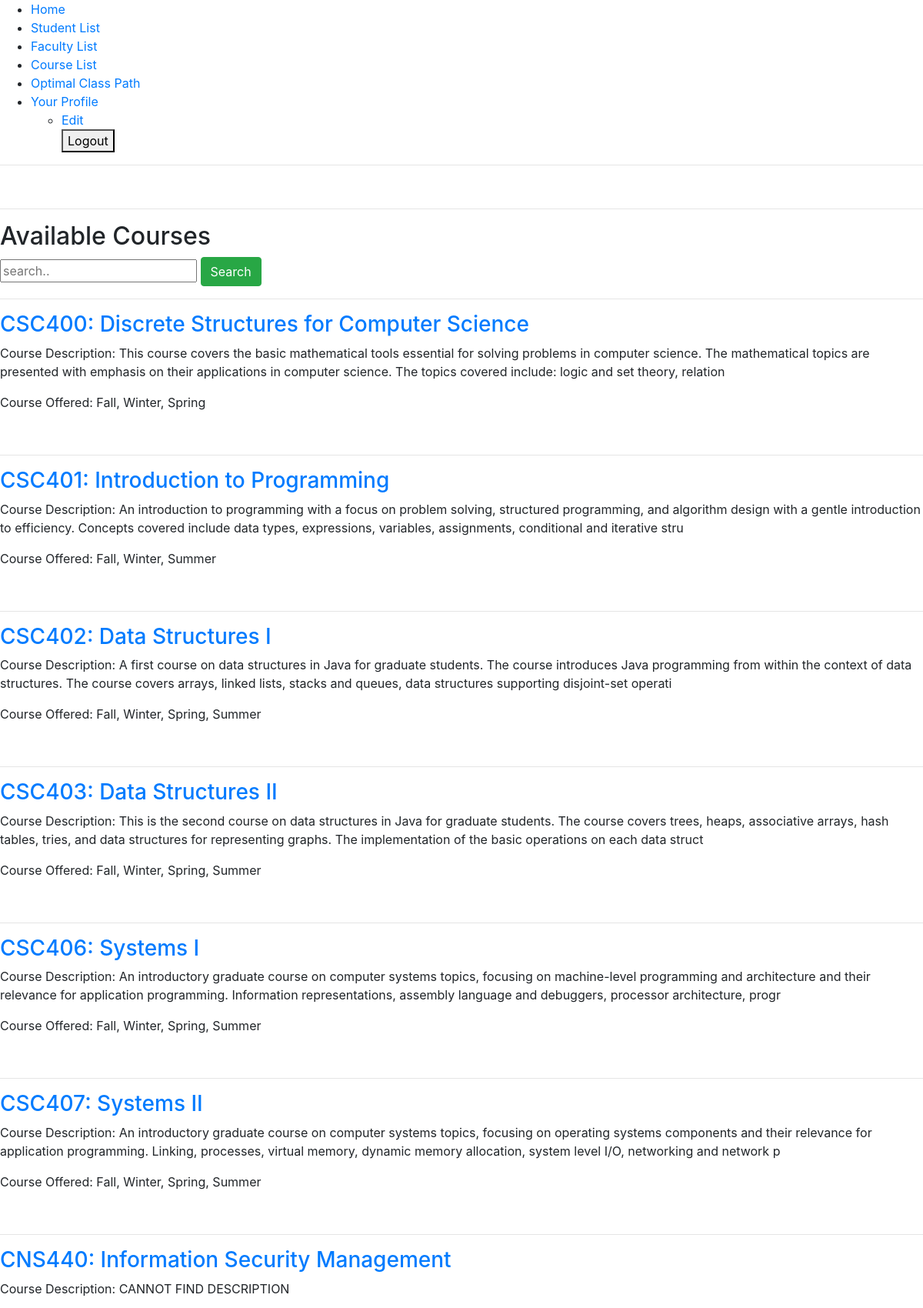
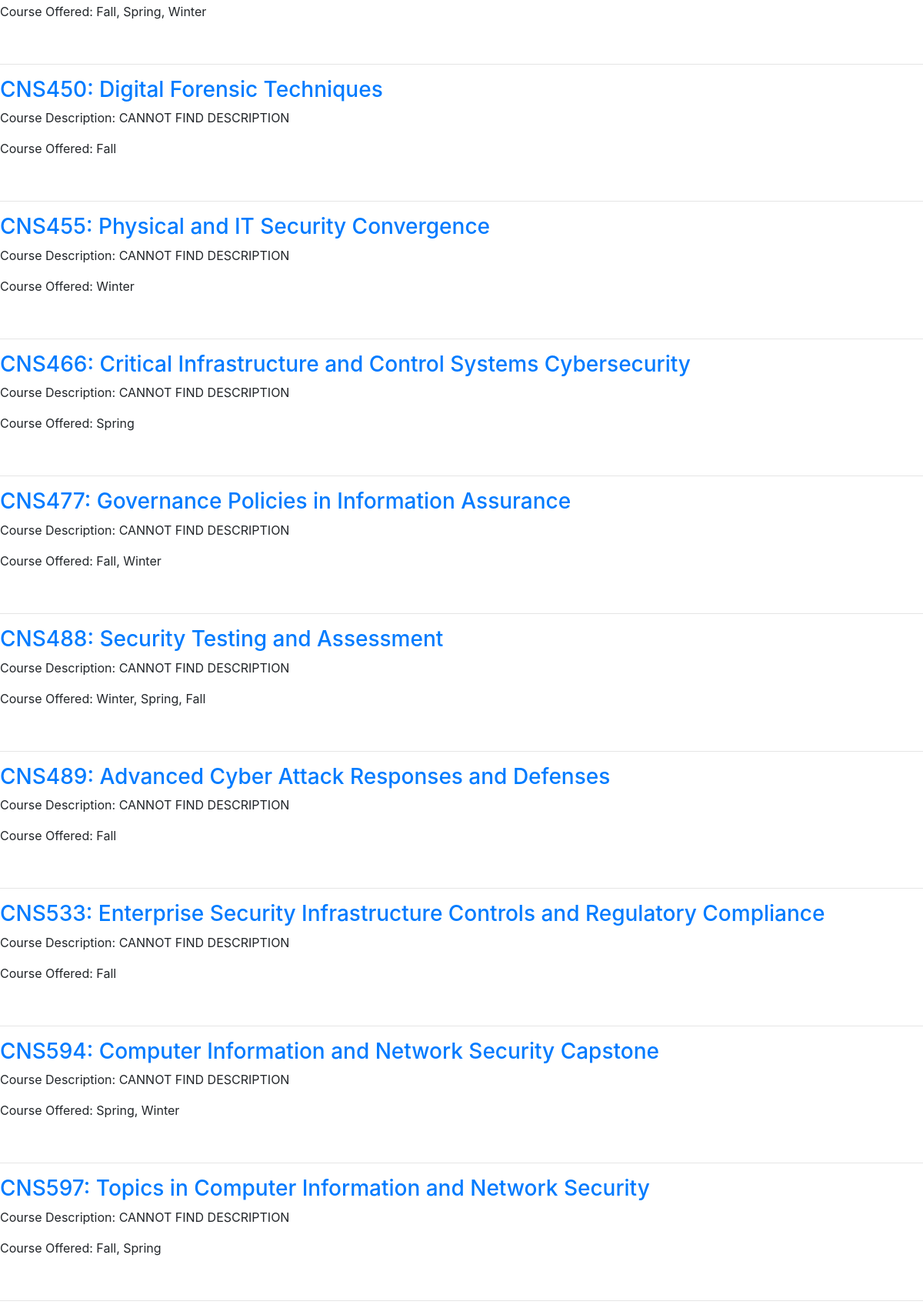
Page /courses/all (signed in, upper part) on the committed database (2 pictures, top to bottom).
### coursesDB/models.py (models this page shows, shortened)
class Courses(models.Model):
    course_json = models.TextField()
    course_number = models.TextField()

### coursesDB/views.py (the view)
# urls.py: path('all', views.get_courses, name='all_courses'),
def get_courses(request, ):
    lst_of_courses = []
    query = request.GET.get('q')
    if query:
        try:
            courses_objects = Courses.objects.filter(course_number__contains = query)
            for course_object in courses_objects:
                course_dictionary = json.loads(course_object.course_json)
                lst_of_courses.append(course_dictionary)
        except:
            lst_of_courses = []
    else:
        courses_objects = Courses.objects.all()
        for course_object in courses_objects:
            course_dictionary = json.loads(course_object.course_json)
            lst_of_courses.append(course_dictionary)
    return render(request, 'coursesDB/all.html', {'lst_of_courses': lst_of_courses})

### coursesDB/templates/coursesDB/all.html
{% extends 'base_layout.html' %}
{% block content %}
<h2> Available Courses </h2>
<form method = "GET" action = "{% url 'courses:all_courses'%}">
    <input name="q" value = "{{request.GET.q}}" placeholder = "search..">
    <button class="btn btn-success" type="submit">
	    Search
	</button>
</form>
{% for course_dictionary in lst_of_courses %}
<hr>
<h3><a href="{% url 'courses:single_course' course_dictionary.course_number %}">{{ course_dictionary.course_number }}: {{course_dictionary.course_name}}</a></h3>
<p> Course Description: {{course_dictionary.course_description}}  </p>
<p> Course Offered: {{course_dictionary.quarters_offered}}  </p>
<br>
{% endfor %}
{% endblock %}

### rows in the picture
Courses: course_number "CSC400", course_name "Discrete Structures for Computer Science", course_description "This course covers the basic mathematical tools essential for solving problems in computer science. The mathematical topics are presented with emphasis on their applications in computer science. The topics covered include: logic and set theory, relation", quarters_offered "Fall, Winter, Spring"
Courses: course_number "CSC401", course_name "Introduction to Programming", course_description "An introduction to programming with a focus on problem solving, structured programming, and algorithm design with a gentle introduction to efficiency. Concepts covered include data types, expressions, variables, assignments, conditional and iterative stru", quarters_offered "Fall, Winter, Summer"
Courses: course_number "CSC402", course_name "Data Structures I", course_description "A first course on data structures in Java for graduate students. The course introduces Java programming from within the context of data structures. The course covers arrays, linked lists, stacks and queues, data structures supporting disjoint-set operati", quarters_offered "Fall, Winter, Spring, Summer"
Courses: course_number "CSC403", course_name "Data Structures II", course_description "This is the second course on data structures in Java for graduate students. The course covers trees, heaps, associative arrays, hash tables, tries, and data structures for representing graphs. The implementation of the basic operations on each data struct", quarters_offered "Fall, Winter, Spring, Summer"
Courses: course_number "CSC406", course_name "Systems I", course_description "An introductory graduate course on computer systems topics, focusing on machine-level programming and architecture and their relevance for application programming. Information representations, assembly language and debuggers, processor architecture, progr", quarters_offered "Fall, Winter, Spring, Summer"
Courses: course_number "CSC407", course_name "Systems II", course_description "An introductory graduate course on computer systems topics, focusing on operating systems components and their relevance for application programming. Linking, processes, virtual memory, dynamic memory allocation, system level I/O, networking and network p", quarters_offered "Fall, Winter, Spring, Summer"
Courses: course_number "CNS440", course_name "Information Security Management", course_description "CANNOT FIND DESCRIPTION", quarters_offered "Fall, Spring, Winter"
Courses: course_number "CNS450", course_name "Digital Forensic Techniques", course_description "CANNOT FIND DESCRIPTION", quarters_offered "Fall"
Courses: course_number "CNS455", course_name "Physical and IT Security Convergence", course_description "CANNOT FIND DESCRIPTION", quarters_offered "Winter"
Courses: course_number "CNS466", course_name "Critical Infrastructure and Control Systems Cybersecurity", course_description "CANNOT FIND DESCRIPTION", quarters_offered "Spring"
Courses: course_number "CNS477", course_name "Governance Policies in Information Assurance", course_description "CANNOT FIND DESCRIPTION", quarters_offered "Fall, Winter"
Courses: course_number "CNS488", course_name "Security Testing and Assessment", course_description "CANNOT FIND DESCRIPTION", quarters_offered "Winter, Spring, Fall"
Courses: course_number "CNS489", course_name "Advanced Cyber Attack Responses and Defenses", course_description "CANNOT FIND DESCRIPTION", quarters_offered "Fall"
Courses: course_number "CNS533", course_name "Enterprise Security Infrastructure Controls and Regulatory Compliance", course_description "CANNOT FIND DESCRIPTION", quarters_offered "Fall"
Courses: course_number "CNS594", course_name "Computer Information and Network Security Capstone", course_description "CANNOT FIND DESCRIPTION", quarters_offered "Spring, Winter"
Courses: course_number "CNS597", course_name "Topics in Computer Information and Network Security", course_description "CANNOT FIND DESCRIPTION", quarters_offered "Fall, Spring"
